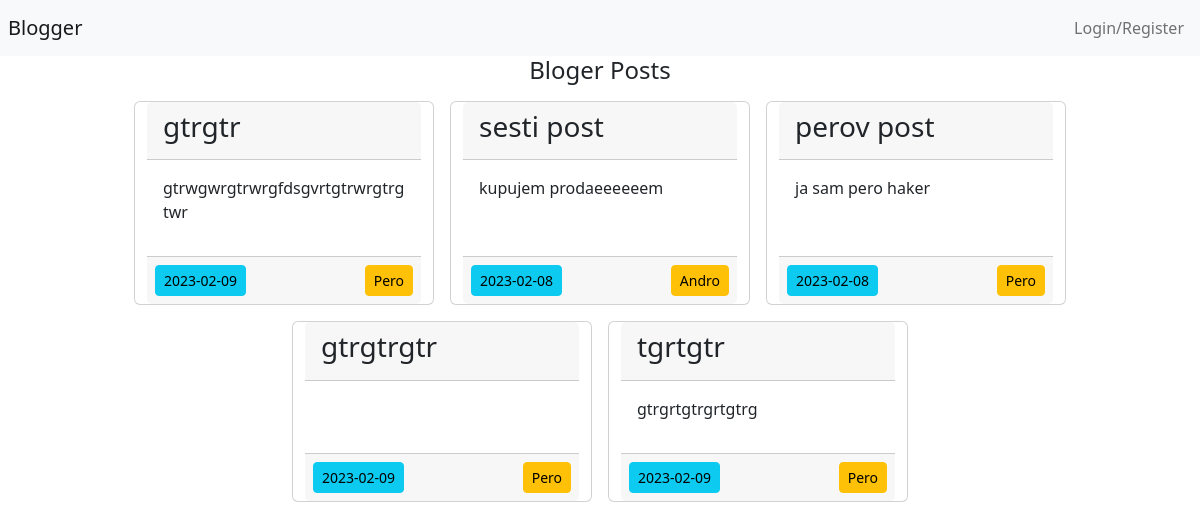
The page / on the database its author committed.
### tables this page shows
CREATE TABLE IF NOT EXISTS `posts` (
  `id` int(11) NOT NULL AUTO_INCREMENT,
  `title` varchar(100) NOT NULL,
  `description` varchar(100) NOT NULL,
  `user_id` int(11) NOT NULL,
  `created_at` datetime NOT NULL,
  PRIMARY KEY (`id`)
);

CREATE TABLE IF NOT EXISTS `users` (
  `id` int(11) NOT NULL AUTO_INCREMENT,
  `name` varchar(50) NOT NULL,
  `email` varchar(50) NOT NULL,
  `password` varchar(50) NOT NULL,
  PRIMARY KEY (`id`)
);

### index.php (called while the page is built, shortened)
<?php
require_once 'bootstrap.php';
$posts = $post->selectAll('posts');
require_once 'views/index.view.php';
?>

### bootstrap.php (called while the page is built, shortened)
<?php
$config = require 'config.php';
$db = Connection::connect($config['database']);
require 'classes/QueryBuilder.php';
require 'classes/User.php';
$user = new User($db);
$post = new Post($db);
?>

### classes/QueryBuilder.php (called while the page is built)
<?php
class QueryBuilder {
    protected $db;
    public function __construct($db){
        $this->db = $db;
    }
    public function selectAll($table){
        $sql = "SELECT * from {$table}";
        $query = $this->db->prepare($sql);
        $query->execute();
        return $query->fetchAll(PDO::FETCH_OBJ);
    }
}

### classes/User.php (called while the page is built, shortened)
<?php
class User extends QueryBuilder{
    public function getUserWithId($id){
        $sql = "SELECT * from users WHERE id = ?";
        $query = $this->db->prepare($sql);
        $query->execute([$id]);
        $postOwner = $query->fetch(PDO::FETCH_OBJ);
        return $postOwner;
    }
}

### views/index.view.php (the view, shortened to what this page needs)
<?php require_once 'partials/top.php' ?>
<nav class="navbar navbar-expand navbar-light bg-light d-flex justify-content-between p-2">
    <a href="#" class="navbar-brand">Blogger</a>
    <ul class="navbar-nav ml-auto">
        <?php if(isset($_SESSION['loggedUser'])): ?>
        <li class="nav-item ">
            <a href="add_post.php" class="nav-link">Add Post</a>
        </li>
        <li class="nav-item">
            <a href="logout.php" class="nav-link">Logout</a>
        </li>
        <li class="nav-item">
            <a href="index.php" class="btn btn-warning"><?php echo $_SESSION['loggedUser']->name  ?></a>
        </li>
        <?php else:?>
        <li class="nav-item">
            <a href="login_register.php" class="nav-link">Login/Register</a>
        </li>
        <?php endif;?>
    </ul>
</nav>
<div class="jumbotron text-center">
    <h4>Bloger Posts</h4>
</div>
<div class="container-fluid">
    <div class="row d-flex flex-wrap justify-content-center">
            <?php foreach($posts as $post): ?>
                <div class="card col-sm-5 col-lg-3 m-2">
                    <div class="card-header d-flex">
                        <h3><?php echo $post->title; ?> </h3>
                    </div>
                    <div class="card-body">
                        <p><?php echo $post->description; ?></p>
                    </div>
                    <div class="card-footer d-flex justify-content-between p-2">
                        <button class="btn btn-info btn-sm float-right">
                            <?php $date=date_create($post->created_at); echo date_format($date, 'Y-m-d') ?>
                        </button>
                        <button class="btn btn-warning btn-sm float-left">
                            <?php echo $user->getUserWithId($post->user_id)->name; ?>
                        </button>
                    </div>
                </div>
            <?php endforeach; ?>
    </div>
</div>
<?php require_once 'partials/bottom.php' ?>

### views/partials/top.php (shortened to what this page needs)
<!DOCTYPE html>
<html lang="en">
<head>
    <link href="https://cdn.jsdelivr.net/npm/bootstrap@5.2.3/dist/css/bootstrap.min.css" rel="stylesheet">
</head>
<body>

### views/partials/bottom.php
</body>
</html>

### rows shown on the page
posts: title "gtrgtr", description "gtrwgwrgtrwrgfdsgvrtgtrwrgtrgtwr", created_at "2023-02-09", user.name "Pero"
posts: title "sesti post", description "kupujem prodaeeeeeem", created_at "2023-02-08", user.name "Andro"
posts: title "perov post", description "ja sam pero haker", created_at "2023-02-08", user.name "Pero"
posts: title "gtrgtrgtr", created_at "2023-02-09", user.name "Pero"
posts: title "tgrtgtr", description "gtrgrtgtrgrtgtrg", created_at "2023-02-09", user.name "Pero"
